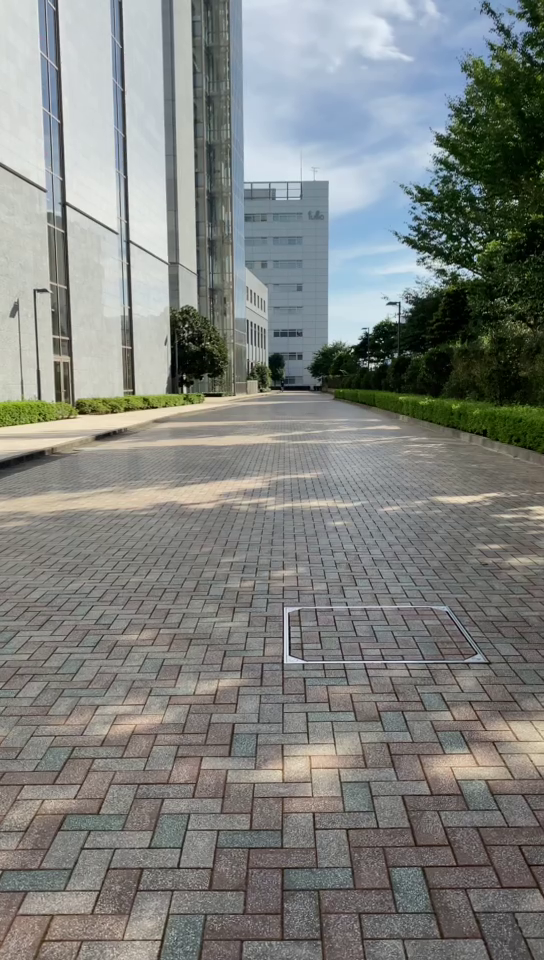
#> input picture python/img/currentImage.png, 544 x 960 px
$ python brick.py
#> lines starting #> are read from the running program, lines starting #| are printed output that depends on the picture; after the words box and inside, x2 and y2 are one past the last pixel; in counts of white or black regions, pixels touching at a corner belong together
#   Copyright [2021] [bluewhitep]
#
#   Licensed under the Apache License, Version 2.0 (the "License");
#   you may not use this file except in compliance with the License.
#   You may obtain a copy of the License at
#
#       http://www.apache.org/licenses/LICENSE-2.0~
#
#   Unless required by applicable law or agreed to in writing, software
#   distributed under the License is distributed on an "AS IS" BASIS,
#   WITHOUT WARRANTIES OR CONDITIONS OF ANY KIND, either express or implied.
#   See the License for the specific language governing permissions and
#   limitations under the License.


import cv2

import os
import sys
import getopt
import numpy as np
import pandas as pd


def clearGrid(data):
    x, y = data.shape
    for j in range(y-1):
        for i in range(x-1):
            switch = 0
            if data[i][j] != 255:
                switch += 1
            if data[i][j+1] != 255:
                switch += 1
            if data[i+1][j] != 255:
                switch += 1
            if data[i+1][j+1] != 255:
                switch += 1
            if switch == 1:
                if data[i][j] != 255:
                    data[i][j] = 255
                if data[i][j+1] != 255:
                    data[i][j+1] = 255
                if data[i+1][j] != 255:
                    data[i+1][j] = 255
                if data[i+1][j+1] != 255:
                    data[i+1][j+1] = 255


def isMax(markers):
    a, b = np.unique(markers, return_counts=True)
    label, pixel = 0, 0
    for i in range(1, len(a)):
        if b[i] >= pixel:
            pixel = b[i]
            label = a[i]
    return label, pixel


def getPos(markers, label):
    pos = []
    X, Y = markers.shape
    # point 1
    for y in range(Y):
        for x in range(X):
            if markers[y][x] == label:
                pos.append([x, y])
                break
        if len(pos) == 1:
            break
    # point 2
    for x in range(pos[0][0], X):
        if markers[pos[0][1]][x] == 0:
            pos.append([x-1, pos[0][1]])
            break
        if x == X-1:
            pos.append([x, pos[0][1]])
    # point 3
    for y in range(pos[0][1], Y):
        if markers[y][pos[0][0]] == 0:
            pos.append([pos[0][0], y-1])
            break
        if y == Y-1:
            pos.append([pos[0][0], y])
    # point 4
    for x in range(pos[2][0], X):
        if markers[pos[2][1]][x] == 0:
            pos.append([x-1, pos[2][1]])
            break
        if x == X-1:
            pos.append([x, pos[2][1]])
    return pos


def getEffectivePoint(markers):
    EffectivePointList = []
    for label in range(1, len(np.unique(markers, return_counts=True)[0])):
        posList = getPos(markers, label)
        for pos in posList:
            if pos[0] != 0 and pos[1] != 0:
                EffectivePointList.append(pos)

    return EffectivePointList


def featureMap(List, mapRange=[10, 10]):
    featureMap = []
    index = len(List)
    for colIndex in range(index):
        littleMap = []
        for rowIndex in range(index):
            if colIndex == rowIndex:
                continue
            if abs(List[colIndex][0] - List[rowIndex][0]) <= mapRange[0] and abs(List[colIndex][1] - List[rowIndex][1]) <= mapRange[1]:
                x = List[colIndex][0] - List[rowIndex][0]
                y = List[colIndex][1] - List[rowIndex][1]
                littleMap.append([x, y])
        if len(littleMap) == 0:
            littleMap.append([0, 0])
        featureMap.append(littleMap)
    return featureMap


def matchPoint(pointList1, pointList2):
    matchList = []

    featureMap1 = featureMap(pointList1)
    featureMap2 = featureMap(pointList2)

    for A in range(len(featureMap1)):
        for B in range(len(featureMap2)):
            count = 0
            if len(featureMap1[A]) != len(featureMap2[B]):
                continue
            for i in range(len(featureMap1[A])):
                for j in range(len(featureMap2[B])):
                    if (abs(featureMap1[A][i][0] - featureMap2[B][j][0]) <= 1) and (abs(featureMap1[A][i][1] - featureMap2[B][j][1]) <= 1):
                        count += 1
                        break
            if (abs(len(featureMap1[A]) - count) == 0):
                matchList.append([pointList1[A], pointList2[B]])
                break
    return matchList


def pixelDistance(matchList):
    dist = []
    for i in range(len(matchList)):
        y = matchList[i][1][0] - matchList[i][0][0]
        x = matchList[i][1][1] - matchList[i][0][1]
        dist.append([x, y])

    result = pd.value_counts(dist)

    if result.max() == 1 or matchList == []:
        return "unknow"
    else:
        return result.idxmax()


def birckCount(markers1, markers2):
    effectivePointList1 = getEffectivePoint(markers1)
    effectivePointList2 = getEffectivePoint(markers2)
    matchList = matchPoint(effectivePointList1, effectivePointList2)
    return pixelDistance(matchList)


def cutImage(img):
    y, x, _ = img.shape
    center_y = int(y/2)
    center_x = int(x/2)
    return img[(center_y+290):(center_y+400), (center_x-55):(center_x+55)]


def label(img):
    gray = cv2.cvtColor(img, cv2.COLOR_BGR2GRAY)
    img_G = cv2.GaussianBlur(gray, (5, 5), 0)
    bin_img = cv2.adaptiveThreshold(
        img_G, 255, cv2.ADAPTIVE_THRESH_GAUSSIAN_C, cv2.THRESH_BINARY, 11, 7)

    kernel = np.ones((3, 3), np.uint8)
    next_img = cv2.erode(bin_img, kernel, iterations=2)
    for i in range(50):
        clearGrid(next_img)

    next_img = next_img[25:85, 25:85]

    sure_bg = cv2.dilate(next_img, kernel, iterations=2)
    dist_transform = cv2.distanceTransform(next_img, cv2.DIST_L2, 5)
    ret, sure_fg = cv2.threshold(
        dist_transform, 0.01*dist_transform.max(), 255, 0)
    sure_fg = np.uint8(sure_fg)
    ret, markers = cv2.connectedComponents(sure_fg)
    return markers


VERSION = "0.1.0"
overwrite = True

pixel2distance = 1.58

currentImageFile = "img/currentImage.png"
oldImageFile = "img/oldImage.png"

if __name__ == "__main__":
    try:
        opts, args = getopt.getopt(sys.argv[1:], 'h:v:n:o:c:p', ['help', 'version', 'nooverwrite',
                                                                 'oldImage=', 'currentImage=', 'pixel2distance=' ])
    except getopt.GetoptError:
        print("Run \'brick.py -h or --help\' for more information.")
        sys.exit(2)

    for opt, arg in opts:
        if opt in ('-h', '--help'):
            print("-v, --version                           Version")
            print("-n, --nooverwrite                       Disable Overwrite at current Image to old Image")
            print("-o, --oldImage=[image Path]             Image Path")
            print("-c, --currentImage=[image Path]")
            print("-p, --pixel2distance=[coefficient]      Pixel to distance coefficient [cm](default: 1.58)")
            sys.exit()
        elif opt in ('-v', '--ver'):
            print("version ", VERSION)
            sys.exit()
        elif opt in ('-n', '--nooverwrite'):
            overwrite = False
        elif opt in ('-o', '--oldImage'):
            oldImageFile = arg
        elif opt in ('-c', '--currentImage'):
            currentImageFile = arg
        elif opt in ('-p', '--pixel2distance'):
            pixel2distance = arg

    # memo:
    #   input: currentImage oldImage
    #   currentImage -> oldImage
    #   output: [x,y]

    currentImage = cv2.imread(currentImageFile)
#> currentImage is the input picture: shape (960, 544, 3); mean B, G, R 127.2, 130.4, 127.6
    oldImage = cv2.imread(oldImageFile)
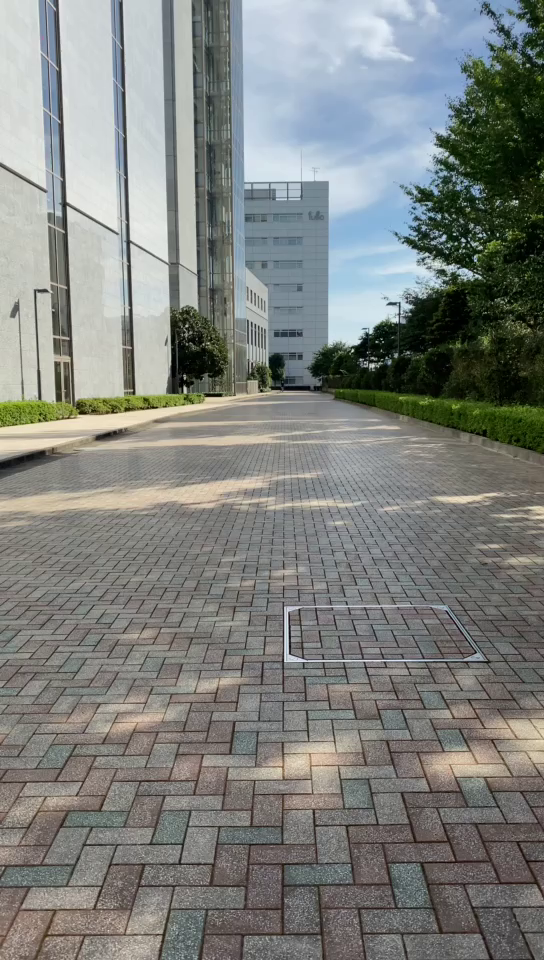
#> input picture python/img/oldImage.png, 544 x 960 px
#> oldImage is the input picture: shape (960, 544, 3); mean B, G, R 126.8, 130.3, 127.3

    if(os.path.isfile(currentImageFile) == False):
        print("Read currentImage is Faild!")
        sys.exit(1)
    if(os.path.isfile(oldImageFile) == False):
        print("Read oldImage is Faild!")
        sys.exit(1)

    currentImage = cutImage(currentImage)
    oldImage = cutImage(oldImage)

    currentMarkers = label(currentImage)
#> in label, `bin_img = cv2.adaptiveThreshold( img_G, 255, cv2.ADAPTIVE_THRESH_GAUSS..`:
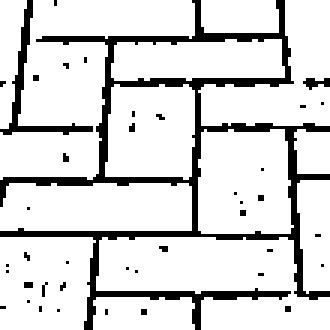
#> bin_img: shape (110, 110) (shown 3 times larger); 85% white; black in thin lines or dots
#> in label, `next_img = cv2.erode(bin_img, kernel, iterations=2)`: next_img: shape (110, 110); 51.7% white; 18 black regions, largest, box (x1, y1, x2, y2) and area: (0, 0, 110, 110) 5045, (6, 92, 24, 106) 199, (76, 62, 90, 74) 106
#> after the loop in label, `for i in range(50):`:
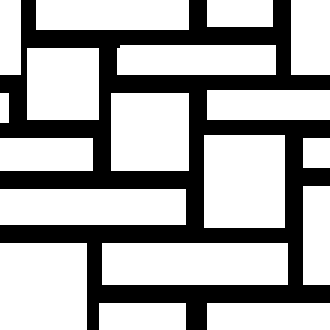
#> next_img: shape (110, 110) (shown 3 times larger); 66.8% white; 1 black region, box (x1, y1, x2, y2) and area: (0, 0, 110, 110) 4023
#> in label, `next_img = next_img[25:85, 25:85]`: next_img: shape (60, 60); 61.5% white; 1 black region, box (x1, y1, x2, y2) and area: (0, 0, 60, 60) 1387
#> in label, `sure_bg = cv2.dilate(next_img, kernel, iterations=2)`: sure_bg: shape (60, 60); 85.7% white; 1 black region, box (x1, y1, x2, y2) and area: (0, 0, 60, 60) 515
#> in label, `ret, sure_fg = cv2.threshold( dist_transform, 0.01*dist_transform.max(..`: ret = 0.16
#> in label, `ret, markers = cv2.connectedComponents(sure_fg)`:
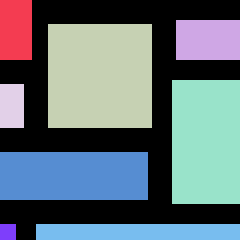
#> markers: shape (60, 60) int32 (shown 4 times larger); 9 distinct labels, from 0 to 8; one colour per label, 0 black
#> in label, `ret, markers = cv2.connectedComponents(sure_fg)`: ret = 9
    oldMarkers = label(oldImage)
#> in label (call 2), `bin_img = cv2.adaptiveThreshold( img_G, 255, cv2.ADAPTIVE_THRESH_GAUSS..`: bin_img: shape (110, 110); 85% white; black in thin lines or dots
#> in label (call 2), `next_img = cv2.erode(bin_img, kernel, iterations=2)`: next_img: shape (110, 110); 51.9% white; 18 black regions, largest, box (x1, y1, x2, y2) and area: (0, 0, 110, 110) 5040, (7, 88, 18, 102) 104, (79, 59, 94, 70) 100
#> after the loop in label (call 2), `for i in range(50):`:
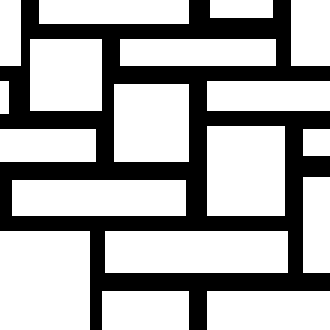
#> next_img: shape (110, 110) (shown 3 times larger); 66.6% white; 1 black region, box (x1, y1, x2, y2) and area: (0, 0, 110, 110) 4046
#> in label (call 2), `next_img = next_img[25:85, 25:85]`: next_img: shape (60, 60); 65.5% white; 1 black region, box (x1, y1, x2, y2) and area: (0, 0, 60, 60) 1241
#> in label (call 2), `sure_bg = cv2.dilate(next_img, kernel, iterations=2)`: sure_bg: shape (60, 60); 89.9% white; black in thin lines or dots
#> in label (call 2), `dist_transform = cv2.distanceTransform(next_img, cv2.DIST_L2, 5)`:
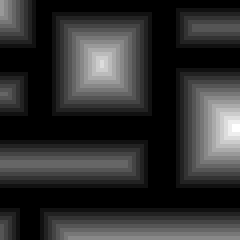
#> dist_transform: shape (60, 60) float32 (shown 4 times larger); min 0, max 15, mean 2.83; drawn with min black and max white
#> in label (call 2), `ret, sure_fg = cv2.threshold( dist_transform, 0.01*dist_transform.max(..`: ret = 0.15
#> in label (call 2), `ret, markers = cv2.connectedComponents(sure_fg)`:
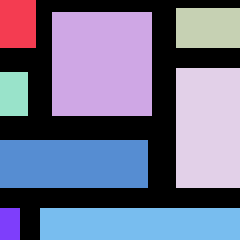
#> markers: shape (60, 60) int32 (shown 4 times larger); 9 distinct labels, from 0 to 8; one colour per label, 0 black
#> in label (call 2), `ret, markers = cv2.connectedComponents(sure_fg)`: ret = 9
    distance = birckCount(oldMarkers, currentMarkers)
#> the loop in getEffectivePoint, `for label in range(1, len(np.unique(markers, return_counts=True)[0])):` made 8 passes
#> posList on passes 1 to 8: [[0, 0], [8, 0], [0, 11], [8, 11]], [[13, 3], [37, 3], [13, 28], [37, 28]], [[44, 2], [59, 2], [44, 11], [59, 11]], [[44, 17], [59, 17], [44, 46], [59, 46]], [[0, 18], [6, 18], [0, 28], [6, 28]], [[0, 35], [36, 35], [0, 46], [36, 46]], [[0, 52], [4, 52], [0, 59], [4, 59]], [[10, 52], [59, 52], [10, 59], [59, 59]]
#> after the loop in getEffectivePoint, `for label in range(1, len(np.unique(markers, return_counts=True)[0])):`: EffectivePointList = [[8, 11], [13, 3], [37, 3], [13, 28], [37, 28], [44, 2], [59, 2], [44, 11], [59, 11], [44, 17], [59, 17], [44, 46], [59, 46], [6, 18], [6, 28], [36, 35], [36, 46], [4, 52], [4, 59], [10, 52], [59, 52], [10, 59], [59, 59]]
#> in birckCount, `effectivePointList1 = getEffectivePoint(markers1)`: effectivePointList1 has the same summary as EffectivePointList in getEffectivePoint
#> the loop in getEffectivePoint (call 2), `for label in range(1, len(np.unique(markers, return_counts=True)[0])):` made 8 passes
#> posList on passes 1 to 8: [[0, 0], [7, 0], [0, 14], [7, 14]], [[44, 5], [59, 5], [44, 14], [59, 14]], [[12, 6], [37, 6], [12, 31], [37, 31]], [[0, 21], [5, 21], [0, 31], [5, 31]], [[43, 20], [59, 20], [43, 50], [59, 50]], [[0, 38], [36, 38], [0, 49], [36, 49]], [[0, 56], [3, 56], [0, 59], [3, 59]], [[9, 56], [59, 56], [9, 59], [59, 59]]
#> in birckCount, `effectivePointList2 = getEffectivePoint(markers2)`: effectivePointList2 = [[7, 14], [44, 5], [59, 5], [44, 14], [59, 14], [12, 6], [37, 6], [12, 31], [37, 31], [5, 21], [5, 31], [43, 20], [59, 20], [43, 50], [59, 50], [36, 38], [36, 49], [3, 56], [3, 59], [9, 56], [59, 56], [9, 59], [59, 59]]
#> in featureMap, `index = len(List)`: index = 23
#> after the loop in featureMap, `for colIndex in range(index):`: featureMap = 23 items
#> the loop in matchPoint, `for A in range(len(featureMap1)):` made 23 passes
#> after the loop in matchPoint, `for A in range(len(featureMap1)):`: matchList = 18 items
#> the loop in pixelDistance, `for i in range(len(matchList)):` made 18 passes
#> (y, x) on passes 1 to 12: (-1, 3), (-1, 3), (0, 3), (-1, 3), (0, 3), (0, 3), (0, 3), (0, 3), (0, 3), (-1, 3), (-16, 3), (-1, 4)
#> after the loop in pixelDistance, `for i in range(len(matchList)):`: dist = [[3, -1], [3, -1], [3, 0], [3, -1], [3, 0], [3, 0], [3, 0], [3, 0], [3, 0], [3, -1], [3, -16], [4, -1], [-15, -22], [3, -1], [3, -1], [-15, 7], [3, 0], [-39, -16]]
#> distance = [3, 0]

    if overwrite:
        os.remove(oldImageFile)
        os.rename(currentImageFile, oldImageFile)
    print([x*pixel2distance for x in distance])
#| [4.74, 0.0]
